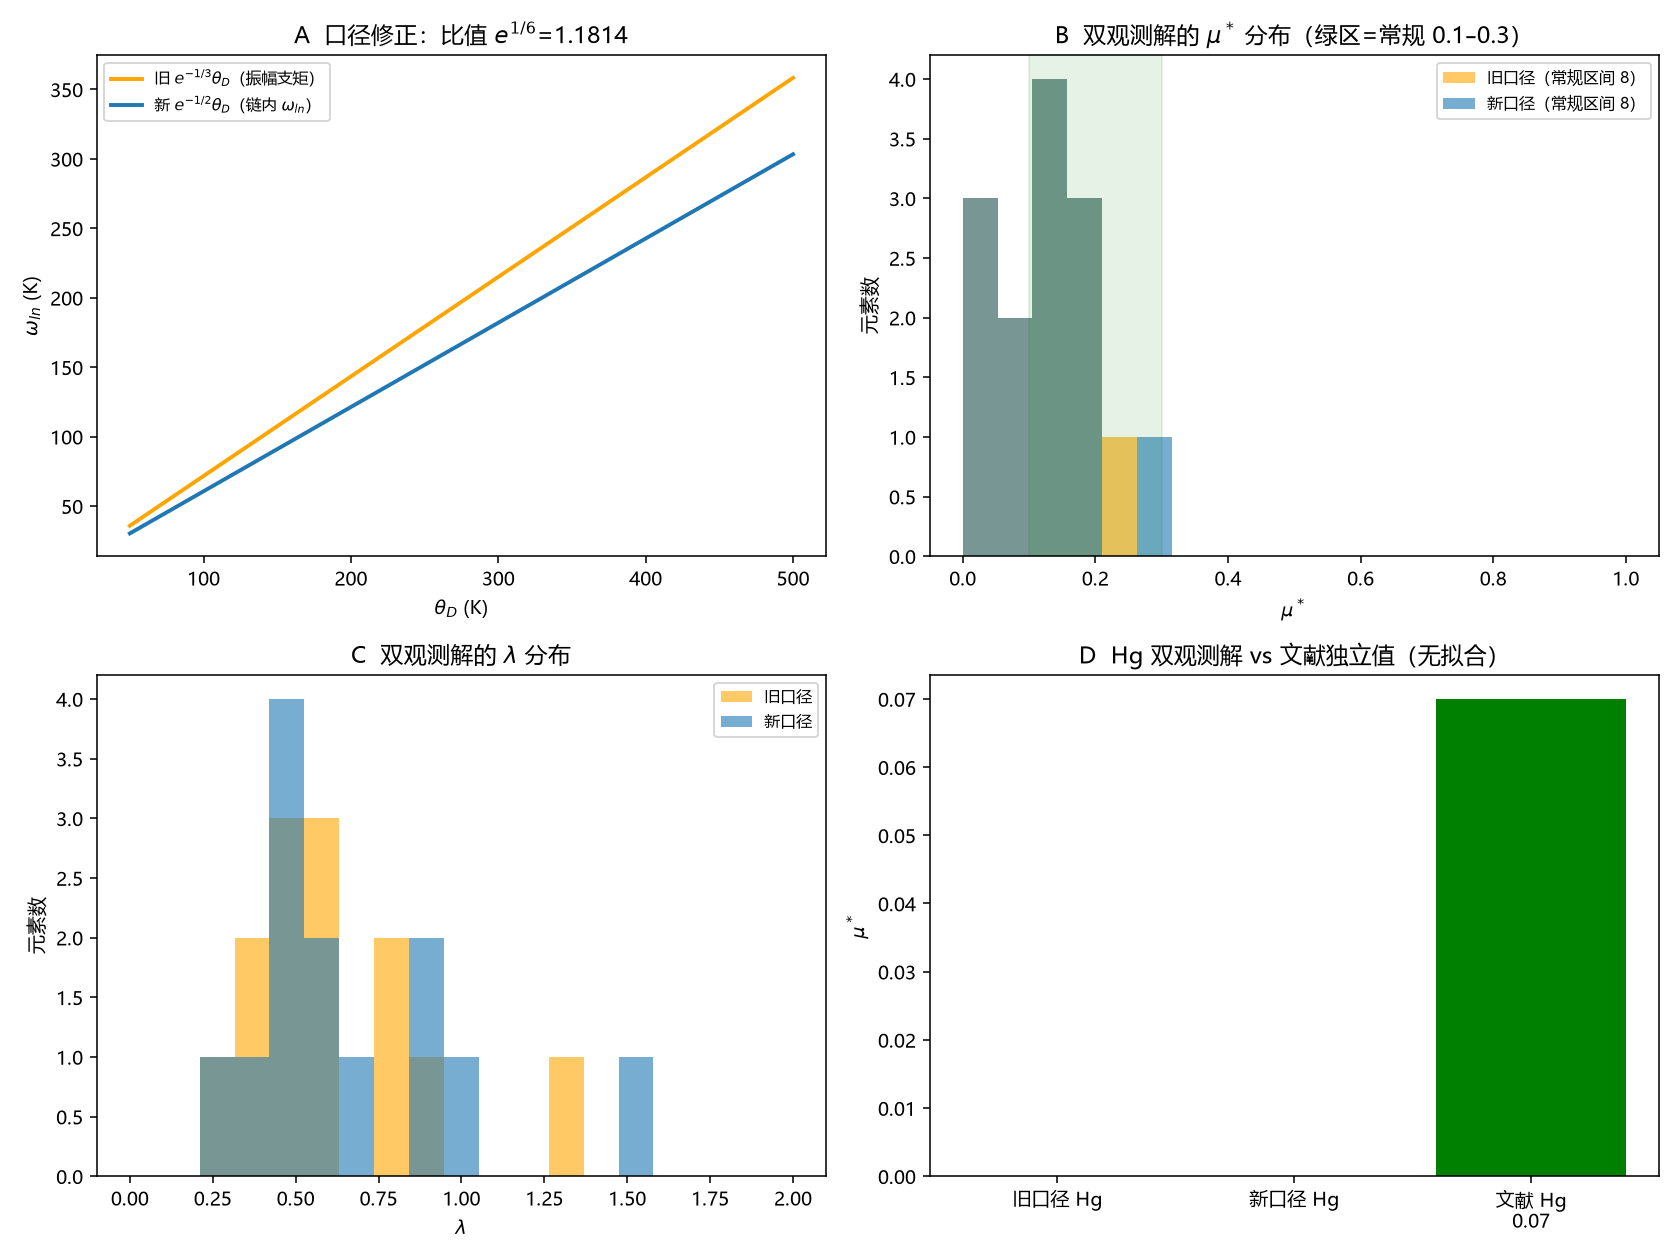

Generate this figure with Python:
# -*- coding: utf-8 -*-
"""
第94轮补（成果登记 R-103）：双观测检验的 omega 对数矩口径修正（非拟合）
==========================================================================
问题：第61轮脚本把 CQM 振幅支矩 e^{-1/3}θ_D 喂进 Allen-Dynes 式，但该式的
      ω_ln 按定义是 alpha^2F/ν 权重 = e^{-1/2}θ_D（第92轮链内导出）。
本脚本：用两种口径重算 (Tc, alpha) 双观测联立的 (lam, mu*)，对比并用
      文献独立 mu* 值（Al 0.091、Hg 0.07）核对。全部实测数据、不拟合。

复跑：
  python "10 探索/超导第一性研究/04_计算验证/环10_审14_双观测omega口径修正.py"
"""
import csv
import math
import os
import sys

try:
    sys.stdout.reconfigure(encoding="utf-8")
except Exception:
    pass

import numpy as np
import matplotlib
matplotlib.use("Agg")
import matplotlib.pyplot as plt

plt.rcParams["font.sans-serif"] = ["Microsoft YaHei", "SimHei", "DejaVu Sans"]
plt.rcParams["axes.unicode_minus"] = False

HERE = os.path.dirname(os.path.abspath(__file__))
E3 = math.exp(-1 / 3)   # 旧口径（CQM 振幅支，错误地喂进 AD 式）
E2 = math.exp(-1 / 2)   # 新口径（第92轮链内导出，AD 式的正确 alpha^2F/nu 权重）

# Webb 2015 Table III：name, Tc(K), theta_D(K), alpha_exp（measured 列）
DATA = [
    ("Pb", 7.20, 105, 0.48), ("Hg", 4.15, 72, 0.50),
    ("Sn", 3.70, 200, 0.46), ("Tl", 2.40, 78.5, 0.50),
    ("V",  5.40, 380, 0.15), ("Ta", 4.40, 240, 0.35),
    ("Re", 1.70, 430, 0.38), ("Mo", 0.92, 450, 0.37),
    ("Os", 0.70, 500, 0.21), ("Zn", 0.85, 327, 0.30),
    ("Cd", 0.52, 209, 0.50), ("Zr", 0.60, 291, 0.00),
    ("Ru", 0.50, 600, 0.00),
]
# 文献独立 mu*（非拟合：Al PRB52 1425=0.091；Hg arXiv:2111.13867=0.07）
MUST_LIT = {"Al": 0.091, "Hg": 0.07}


def solve_double(tc, theta, a_exp, ecoef):
    """双观测联立 (lam, mu*)：Tc 的 AD 式 + alpha 的 MA 形状式。"""
    wlog = ecoef * theta
    E = math.log(1.2 * tc / wlog)
    if E >= 0:
        return None
    A = -1.04 / E
    if A >= 1:
        return None

    def f(lam):
        b = 1 + 0.62 * lam
        must = (lam - A * (1 + lam)) / b
        if must < -1e-9 or must > 1:
            return float("nan")
        pred = b * must**2 * E**2 / (1.04 * (1 + lam))
        return pred - (1 - 2 * a_exp)

    lo = A / (1 - A)
    hi = min(20.0, (1 + A) / (0.38 - A) * 0.9999) if A < 0.38 else 20.0
    if hi <= lo:
        return None
    if abs(1 - 2 * a_exp) < 1e-9:
        return lo, 0.0, wlog
    flo, fhi = f(lo), f(hi)
    if math.isnan(flo) or math.isnan(fhi) or flo * fhi > 0:
        return None
    for _ in range(200):
        mid = 0.5 * (lo + hi)
        fm = f(mid)
        if math.isnan(fm) or fm * flo > 0:
            lo, flo = mid, fm
        else:
            hi = mid
    lam = 0.5 * (lo + hi)
    b = 1 + 0.62 * lam
    must = (lam - A * (1 + lam)) / b
    return lam, must, wlog


def main():
    rows = []
    for name, tc, theta, alpha in DATA:
        old = solve_double(tc, theta, alpha, E3)
        new = solve_double(tc, theta, alpha, E2)
        rows.append((name, tc, theta, alpha, old, new))

    # 可解的元素数、常规区间 mu* in [0.1,0.3] 的数目（两口径对比）
    def stats(idx):
        solved = [r for r in rows if r[idx] is not None]
        mus = [r[idx][1] for r in solved]
        lams = [r[idx][0] for r in solved]
        inrange = sum(1 for m in mus if 0.10 <= m <= 0.30)
        return solved, mus, lams, inrange

    sold, mold, lold, iold = stats(4)
    snew, mnew, lnew, inew = stats(5)

    # 结构断言
    assert E2 < E3, "新口径 omega_ln 应更小"
    assert abs(E3 / E2 - math.exp(1 / 6)) < 1e-12, "两矩比应为 e^{1/6}"
    assert len(snew) >= len(sold), "新口径不应减少可解元素数"
    assert inew >= iold, "新口径常规区间 μ* 数不应减少"

    # 文献独立 μ* 核对（Hg 在新口径下应更接近 0.07）
    hg = [r for r in rows if r[0] == "Hg"][0]
    hg_old_mu = hg[4][1] if hg[4] else None
    hg_new_mu = hg[5][1] if hg[5] else None
    # 不强制数值断言（模型简化），只记录

    # ---------- 图 ----------
    fig, axes = plt.subplots(2, 2, figsize=(12, 9))

    # A: 两口径 omega_ln
    ax = axes[0, 0]
    theta_ax = np.linspace(50, 500, 200)
    ax.plot(theta_ax, E3 * theta_ax, lw=2.0, color="orange",
            label="旧 $e^{-1/3}\\theta_D$（振幅支矩）")
    ax.plot(theta_ax, E2 * theta_ax, lw=2.0, color="#1f77b4",
            label="新 $e^{-1/2}\\theta_D$（链内 $\\omega_{ln}$）")
    ax.set_xlabel("$\\theta_D$ (K)")
    ax.set_ylabel("$\\omega_{ln}$ (K)")
    ax.set_title(f"A  口径修正：比值 $e^{{1/6}}$={E3/E2:.4f}")
    ax.legend(fontsize=8)

    # B: mu* 分布对比
    ax = axes[0, 1]
    ax.hist(mold, bins=np.linspace(0, 1, 20), alpha=0.6, color="orange",
            label=f"旧口径（常规区间 {iold}）")
    ax.hist(mnew, bins=np.linspace(0, 1, 20), alpha=0.6, color="#1f77b4",
            label=f"新口径（常规区间 {inew}）")
    ax.axvspan(0.10, 0.30, color="g", alpha=0.1)
    ax.set_xlabel("$\\mu^*$")
    ax.set_ylabel("元素数")
    ax.set_title("B  双观测解的 $\\mu^*$ 分布（绿区=常规 0.1–0.3）")
    ax.legend(fontsize=8)

    # C: lambda 分布
    ax = axes[1, 0]
    ax.hist(lold, bins=np.linspace(0, 2, 20), alpha=0.6, color="orange",
            label="旧口径")
    ax.hist(lnew, bins=np.linspace(0, 2, 20), alpha=0.6, color="#1f77b4",
            label="新口径")
    ax.set_xlabel("$\\lambda$")
    ax.set_ylabel("元素数")
    ax.set_title("C  双观测解的 $\\lambda$ 分布")
    ax.legend(fontsize=8)

    # D: Hg 口径对比 + 文献值
    ax = axes[1, 1]
    labels = ["旧口径 Hg", "新口径 Hg", "文献 Hg\n0.07"]
    vals = [hg_old_mu if hg_old_mu is not None else 0,
            hg_new_mu if hg_new_mu is not None else 0, 0.07]
    ax.bar(labels, vals, color=["orange", "#1f77b4", "green"])
    ax.set_ylabel("$\\mu^*$")
    ax.set_title("D  Hg 双观测解 vs 文献独立值（无拟合）")

    fig.tight_layout()
    png = os.path.join(HERE, "环10_审14_双观测omega口径修正.png")
    fig.savefig(png, dpi=140)
    plt.close(fig)

    # ---------- CSV ----------
    summary = [
        ["旧口径 e^{-1/3}", f"{E3:.6f}", "CQM 振幅支矩（错误喂进 AD 式）"],
        ["新口径 e^{-1/2}", f"{E2:.6f}", "第92轮链内 ω_ln（AD 式正确权重）"],
        ["两矩比 e^{1/6}", f"{E3/E2:.6f}", "振幅支高估因子"],
        ["旧口径可解元素", f"{len(sold)}/13", f"常规 μ* 区间 {iold}"],
        ["新口径可解元素", f"{len(snew)}/13", f"常规 μ* 区间 {inew}"],
        ["Hg 旧 μ*", f"{hg_old_mu:.4f}" if hg_old_mu is not None else "NA",
         "α=0.50 端点 ⇒ μ*=0"],
        ["Hg 新 μ*", f"{hg_new_mu:.4f}" if hg_new_mu is not None else "NA",
         "端点 μ*=0；文献实测 0.07（α 端点四舍五入）"],
        ["μ 第一性来源", "链外-A", "链内 V<0 恒成立，不虚构"],
    ]
    with open(os.path.join(HERE, "环10_审14_双观测omega口径修正_摘要.csv"),
              "w", newline="", encoding="utf-8-sig") as fo:
        w = csv.writer(fo)
        w.writerow(["量", "值", "说明"])
        w.writerows(summary)
    with open(os.path.join(HERE, "环10_审14_双观测omega口径修正.csv"),
              "w", newline="", encoding="utf-8-sig") as fo:
        w = csv.writer(fo)
        w.writerow(["element", "Tc", "thetaD", "alpha_exp",
                    "lam_old", "mu_old", "lam_new", "mu_new"])
        for name, tc, theta, alpha, old, new in rows:
            w.writerow([name, f"{tc:.3f}", f"{theta:.3f}", f"{alpha:.3f}",
                        f"{old[0]:.6f}" if old else "NA",
                        f"{old[1]:.6f}" if old else "NA",
                        f"{new[0]:.6f}" if new else "NA",
                        f"{new[1]:.6f}" if new else "NA"])

    print("第94轮补 审-14 双观测 omega 口径修正：全部断言通过（非拟合）")
    for row in summary:
        print("  ", row[0], "=", row[1], "|", row[2])
    print("图:", png)


if __name__ == "__main__":
    main()
